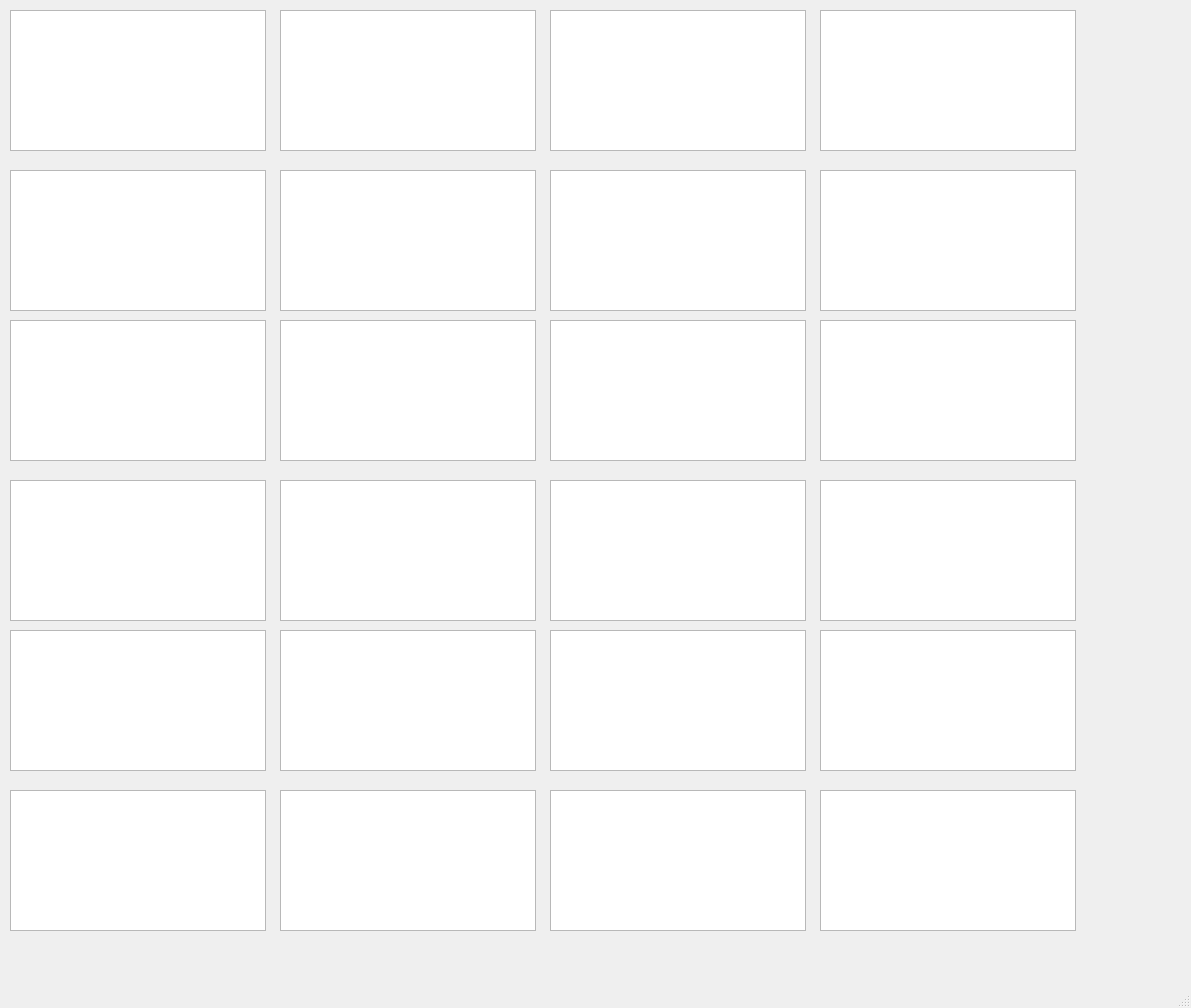
<?xml version="1.0" encoding="UTF-8"?>
<ui version="4.0">
 <class>MainWindow</class>
 <widget class="QMainWindow" name="MainWindow">
  <property name="geometry">
   <rect>
    <x>0</x>
    <y>0</y>
    <width>1191</width>
    <height>1008</height>
   </rect>
  </property>
  <property name="windowTitle">
   <string>MainWindow</string>
  </property>
  <widget class="QWidget" name="centralwidget">
   <widget class="MyPlotsQwt" name="PlotCh0">
    <property name="geometry">
     <rect>
      <x>10</x>
      <y>10</y>
      <width>256</width>
      <height>141</height>
     </rect>
    </property>
   </widget>
   <widget class="MyPlotsQwt" name="PlotCh1">
    <property name="geometry">
     <rect>
      <x>280</x>
      <y>10</y>
      <width>256</width>
      <height>141</height>
     </rect>
    </property>
   </widget>
   <widget class="MyPlotsQwt" name="PlotCh2">
    <property name="geometry">
     <rect>
      <x>550</x>
      <y>10</y>
      <width>256</width>
      <height>141</height>
     </rect>
    </property>
   </widget>
   <widget class="MyPlotsQwt" name="PlotCh3">
    <property name="geometry">
     <rect>
      <x>820</x>
      <y>10</y>
      <width>256</width>
      <height>141</height>
     </rect>
    </property>
   </widget>
   <widget class="MyPlotsQwt" name="PlotCh7">
    <property name="geometry">
     <rect>
      <x>820</x>
      <y>170</y>
      <width>256</width>
      <height>141</height>
     </rect>
    </property>
   </widget>
   <widget class="MyPlotsQwt" name="PlotCh6">
    <property name="geometry">
     <rect>
      <x>550</x>
      <y>170</y>
      <width>256</width>
      <height>141</height>
     </rect>
    </property>
   </widget>
   <widget class="MyPlotsQwt" name="PlotCh5">
    <property name="geometry">
     <rect>
      <x>280</x>
      <y>170</y>
      <width>256</width>
      <height>141</height>
     </rect>
    </property>
   </widget>
   <widget class="MyPlotsQwt" name="PlotCh4">
    <property name="geometry">
     <rect>
      <x>10</x>
      <y>170</y>
      <width>256</width>
      <height>141</height>
     </rect>
    </property>
   </widget>
   <widget class="MyPlotsQwt" name="PlotCh15">
    <property name="geometry">
     <rect>
      <x>820</x>
      <y>480</y>
      <width>256</width>
      <height>141</height>
     </rect>
    </property>
   </widget>
   <widget class="MyPlotsQwt" name="PlotCh14">
    <property name="geometry">
     <rect>
      <x>550</x>
      <y>480</y>
      <width>256</width>
      <height>141</height>
     </rect>
    </property>
   </widget>
   <widget class="MyPlotsQwt" name="PlotCh13">
    <property name="geometry">
     <rect>
      <x>280</x>
      <y>480</y>
      <width>256</width>
      <height>141</height>
     </rect>
    </property>
   </widget>
   <widget class="MyPlotsQwt" name="PlotCh10">
    <property name="geometry">
     <rect>
      <x>550</x>
      <y>320</y>
      <width>256</width>
      <height>141</height>
     </rect>
    </property>
   </widget>
   <widget class="MyPlotsQwt" name="PlotCh9">
    <property name="geometry">
     <rect>
      <x>280</x>
      <y>320</y>
      <width>256</width>
      <height>141</height>
     </rect>
    </property>
   </widget>
   <widget class="MyPlotsQwt" name="PlotCh12">
    <property name="geometry">
     <rect>
      <x>10</x>
      <y>480</y>
      <width>256</width>
      <height>141</height>
     </rect>
    </property>
   </widget>
   <widget class="MyPlotsQwt" name="PlotCh8">
    <property name="geometry">
     <rect>
      <x>10</x>
      <y>320</y>
      <width>256</width>
      <height>141</height>
     </rect>
    </property>
   </widget>
   <widget class="MyPlotsQwt" name="PlotCh11">
    <property name="geometry">
     <rect>
      <x>820</x>
      <y>320</y>
      <width>256</width>
      <height>141</height>
     </rect>
    </property>
   </widget>
   <widget class="MyPlotsQwt" name="PlotCh23">
    <property name="geometry">
     <rect>
      <x>820</x>
      <y>790</y>
      <width>256</width>
      <height>141</height>
     </rect>
    </property>
   </widget>
   <widget class="MyPlotsQwt" name="PlotCh16">
    <property name="geometry">
     <rect>
      <x>10</x>
      <y>630</y>
      <width>256</width>
      <height>141</height>
     </rect>
    </property>
   </widget>
   <widget class="MyPlotsQwt" name="PlotCh20">
    <property name="geometry">
     <rect>
      <x>10</x>
      <y>790</y>
      <width>256</width>
      <height>141</height>
     </rect>
    </property>
   </widget>
   <widget class="MyPlotsQwt" name="PlotCh18">
    <property name="geometry">
     <rect>
      <x>550</x>
      <y>630</y>
      <width>256</width>
      <height>141</height>
     </rect>
    </property>
   </widget>
   <widget class="MyPlotsQwt" name="PlotCh21">
    <property name="geometry">
     <rect>
      <x>280</x>
      <y>790</y>
      <width>256</width>
      <height>141</height>
     </rect>
    </property>
   </widget>
   <widget class="MyPlotsQwt" name="PlotCh17">
    <property name="geometry">
     <rect>
      <x>280</x>
      <y>630</y>
      <width>256</width>
      <height>141</height>
     </rect>
    </property>
   </widget>
   <widget class="MyPlotsQwt" name="PlotCh22">
    <property name="geometry">
     <rect>
      <x>550</x>
      <y>790</y>
      <width>256</width>
      <height>141</height>
     </rect>
    </property>
   </widget>
   <widget class="MyPlotsQwt" name="PlotCh19">
    <property name="geometry">
     <rect>
      <x>820</x>
      <y>630</y>
      <width>256</width>
      <height>141</height>
     </rect>
    </property>
   </widget>
  </widget>
  <widget class="QMenuBar" name="menubar">
   <property name="geometry">
    <rect>
     <x>0</x>
     <y>0</y>
     <width>1191</width>
     <height>19</height>
    </rect>
   </property>
  </widget>
  <widget class="QStatusBar" name="statusbar"/>
 </widget>
 <customwidgets>
  <customwidget>
   <class>MyPlotsQwt</class>
   <extends>QGraphicsView</extends>
   <header>myplotsqwt.h</header>
  </customwidget>
 </customwidgets>
 <resources/>
 <connections/>
</ui>
